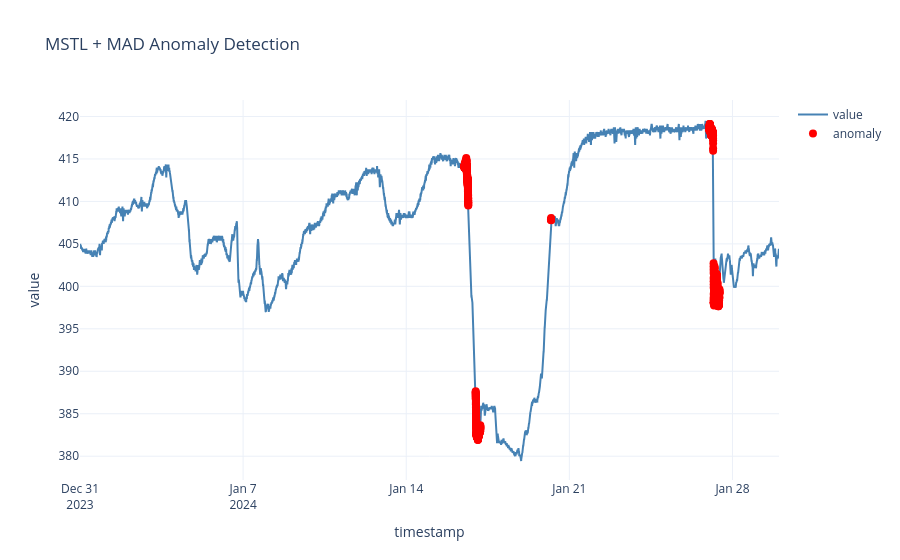

Notebook code cell kept with this figure:
### Code cell
from rtdip_sdk.pipelines.visualization.plotly.anomaly_detection import AnomalyDetectionPlotInteractive

# Plot full series with anomalies highlighted
ad_plot = AnomalyDetectionPlotInteractive(
    ts_data=df
    .withColumnRenamed("EventTime", "timestamp")
    .withColumnRenamed("Value", "value"),
    ad_data=anomalies,
    title="MSTL + MAD Anomaly Detection"
)

ad_plot.plot()

### Figure 1 — Plotly figure (JSON) as saved in the notebook; plotly's stock layout.template omitted (floating-point values rounded to 4 significant figures; data arrays with more than 128 entries replaced by an {"elided": "..."} marker saying what was removed)
{"data": [{"line": {"color": "steelblue"}, "mode": "lines", "name": "value", "type": "scatter", "x": {"elided": "43198 str values"}, "y": {"elided": "43198 float values"}}, {"hovertemplate": "<b>Anomaly</b><br>Timestamp: %{x}<br>Value: %{y}<extra></extra>", "marker": {"color": "red", "size": 8}, "mode": "markers", "name": "anomaly", "type": "scatter", "x": {"elided": "998 str values"}, "y": {"elided": "998 float values"}}], "layout": {"title": {"text": "MSTL + MAD Anomaly Detection"}, "xaxis": {"title": {"text": "timestamp"}}, "yaxis": {"title": {"text": "value"}}}}
